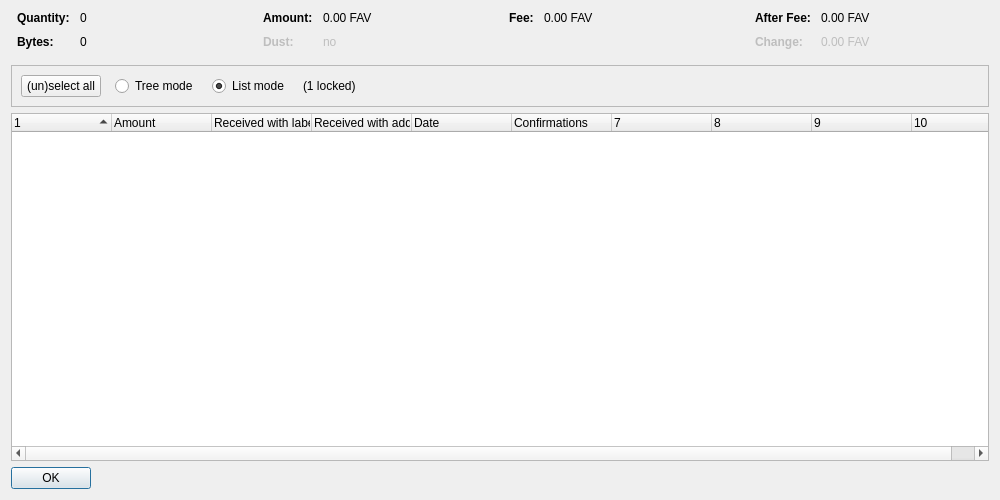
<?xml version="1.0" encoding="UTF-8"?>
<ui version="4.0">
 <class>CoinControlDialog</class>
 <widget class="QDialog" name="CoinControlDialog">
  <property name="geometry">
   <rect>
    <x>0</x>
    <y>0</y>
    <width>1000</width>
    <height>500</height>
   </rect>
  </property>
  <property name="windowTitle">
   <string>Coin Selection</string>
  </property>
  <layout class="QVBoxLayout" name="verticalLayout">
   <item>
    <layout class="QHBoxLayout" name="horizontalLayoutTop" stretch="0,0,0,0">
     <property name="topMargin">
      <number>0</number>
     </property>
     <property name="bottomMargin">
      <number>10</number>
     </property>
     <item>
      <layout class="QFormLayout" name="formLayoutCoinControl1">
       <property name="horizontalSpacing">
        <number>10</number>
       </property>
       <property name="verticalSpacing">
        <number>10</number>
       </property>
       <property name="leftMargin">
        <number>6</number>
       </property>
       <property name="rightMargin">
        <number>6</number>
       </property>
       <item row="0" column="0">
        <widget class="QLabel" name="labelCoinControlQuantityText">
         <property name="font">
          <font>
           <weight>75</weight>
           <bold>true</bold>
          </font>
         </property>
         <property name="text">
          <string>Quantity:</string>
         </property>
        </widget>
       </item>
       <item row="0" column="1">
        <widget class="QLabel" name="labelCoinControlQuantity">
         <property name="cursor">
          <cursorShape>IBeamCursor</cursorShape>
         </property>
         <property name="contextMenuPolicy">
          <enum>Qt::ActionsContextMenu</enum>
         </property>
         <property name="text">
          <string notr="true">0</string>
         </property>
         <property name="textInteractionFlags">
          <set>Qt::LinksAccessibleByMouse|Qt::TextSelectableByKeyboard|Qt::TextSelectableByMouse</set>
         </property>
        </widget>
       </item>
       <item row="1" column="0">
        <widget class="QLabel" name="labelCoinControlBytesText">
         <property name="font">
          <font>
           <weight>75</weight>
           <bold>true</bold>
          </font>
         </property>
         <property name="text">
          <string>Bytes:</string>
         </property>
        </widget>
       </item>
       <item row="1" column="1">
        <widget class="QLabel" name="labelCoinControlBytes">
         <property name="cursor">
          <cursorShape>IBeamCursor</cursorShape>
         </property>
         <property name="contextMenuPolicy">
          <enum>Qt::ActionsContextMenu</enum>
         </property>
         <property name="text">
          <string notr="true">0</string>
         </property>
         <property name="textInteractionFlags">
          <set>Qt::LinksAccessibleByMouse|Qt::TextSelectableByKeyboard|Qt::TextSelectableByMouse</set>
         </property>
        </widget>
       </item>
      </layout>
     </item>
     <item>
      <layout class="QFormLayout" name="formLayoutCoinControl2">
       <property name="horizontalSpacing">
        <number>10</number>
       </property>
       <property name="verticalSpacing">
        <number>10</number>
       </property>
       <property name="leftMargin">
        <number>6</number>
       </property>
       <property name="rightMargin">
        <number>6</number>
       </property>
       <item row="0" column="0">
        <widget class="QLabel" name="labelCoinControlAmountText">
         <property name="font">
          <font>
           <weight>75</weight>
           <bold>true</bold>
          </font>
         </property>
         <property name="text">
          <string>Amount:</string>
         </property>
        </widget>
       </item>
       <item row="0" column="1">
        <widget class="QLabel" name="labelCoinControlAmount">
         <property name="cursor">
          <cursorShape>IBeamCursor</cursorShape>
         </property>
         <property name="contextMenuPolicy">
          <enum>Qt::ActionsContextMenu</enum>
         </property>
         <property name="text">
          <string notr="true">0.00 FAV</string>
         </property>
         <property name="textInteractionFlags">
          <set>Qt::LinksAccessibleByMouse|Qt::TextSelectableByKeyboard|Qt::TextSelectableByMouse</set>
         </property>
        </widget>
       </item>
       <item row="1" column="0">
        <widget class="QLabel" name="labelCoinControlLowOutputText">
         <property name="enabled">
          <bool>false</bool>
         </property>
         <property name="font">
          <font>
           <weight>75</weight>
           <bold>true</bold>
          </font>
         </property>
         <property name="text">
          <string>Dust:</string>
         </property>
        </widget>
       </item>
       <item row="1" column="1">
        <widget class="QLabel" name="labelCoinControlLowOutput">
         <property name="enabled">
          <bool>false</bool>
         </property>
         <property name="cursor">
          <cursorShape>IBeamCursor</cursorShape>
         </property>
         <property name="contextMenuPolicy">
          <enum>Qt::ActionsContextMenu</enum>
         </property>
         <property name="text">
          <string notr="true">no</string>
         </property>
         <property name="textInteractionFlags">
          <set>Qt::LinksAccessibleByMouse|Qt::TextSelectableByKeyboard|Qt::TextSelectableByMouse</set>
         </property>
        </widget>
       </item>
      </layout>
     </item>
     <item>
      <layout class="QFormLayout" name="formLayoutCoinControl3">
       <property name="horizontalSpacing">
        <number>10</number>
       </property>
       <property name="verticalSpacing">
        <number>10</number>
       </property>
       <property name="leftMargin">
        <number>6</number>
       </property>
       <property name="rightMargin">
        <number>6</number>
       </property>
       <item row="0" column="0">
        <widget class="QLabel" name="labelCoinControlFeeText">
         <property name="font">
          <font>
           <weight>75</weight>
           <bold>true</bold>
          </font>
         </property>
         <property name="text">
          <string>Fee:</string>
         </property>
        </widget>
       </item>
       <item row="0" column="1">
        <widget class="QLabel" name="labelCoinControlFee">
         <property name="cursor">
          <cursorShape>IBeamCursor</cursorShape>
         </property>
         <property name="contextMenuPolicy">
          <enum>Qt::ActionsContextMenu</enum>
         </property>
         <property name="text">
          <string notr="true">0.00 FAV</string>
         </property>
         <property name="textInteractionFlags">
          <set>Qt::LinksAccessibleByMouse|Qt::TextSelectableByKeyboard|Qt::TextSelectableByMouse</set>
         </property>
        </widget>
       </item>
      </layout>
     </item>
     <item>
      <layout class="QFormLayout" name="formLayoutCoinControl4">
       <property name="horizontalSpacing">
        <number>10</number>
       </property>
       <property name="verticalSpacing">
        <number>10</number>
       </property>
       <property name="leftMargin">
        <number>6</number>
       </property>
       <property name="rightMargin">
        <number>6</number>
       </property>
       <item row="0" column="0">
        <widget class="QLabel" name="labelCoinControlAfterFeeText">
         <property name="font">
          <font>
           <weight>75</weight>
           <bold>true</bold>
          </font>
         </property>
         <property name="text">
          <string>After Fee:</string>
         </property>
        </widget>
       </item>
       <item row="0" column="1">
        <widget class="QLabel" name="labelCoinControlAfterFee">
         <property name="cursor">
          <cursorShape>IBeamCursor</cursorShape>
         </property>
         <property name="contextMenuPolicy">
          <enum>Qt::ActionsContextMenu</enum>
         </property>
         <property name="text">
          <string notr="true">0.00 FAV</string>
         </property>
         <property name="textInteractionFlags">
          <set>Qt::LinksAccessibleByMouse|Qt::TextSelectableByKeyboard|Qt::TextSelectableByMouse</set>
         </property>
        </widget>
       </item>
       <item row="1" column="0">
        <widget class="QLabel" name="labelCoinControlChangeText">
         <property name="enabled">
          <bool>false</bool>
         </property>
         <property name="font">
          <font>
           <weight>75</weight>
           <bold>true</bold>
          </font>
         </property>
         <property name="text">
          <string>Change:</string>
         </property>
        </widget>
       </item>
       <item row="1" column="1">
        <widget class="QLabel" name="labelCoinControlChange">
         <property name="enabled">
          <bool>false</bool>
         </property>
         <property name="cursor">
          <cursorShape>IBeamCursor</cursorShape>
         </property>
         <property name="contextMenuPolicy">
          <enum>Qt::ActionsContextMenu</enum>
         </property>
         <property name="text">
          <string notr="true">0.00 FAV</string>
         </property>
         <property name="textInteractionFlags">
          <set>Qt::LinksAccessibleByMouse|Qt::TextSelectableByKeyboard|Qt::TextSelectableByMouse</set>
         </property>
        </widget>
       </item>
      </layout>
     </item>
    </layout>
   </item>
   <item>
    <widget class="QFrame" name="frame">
     <property name="minimumSize">
      <size>
       <width>0</width>
       <height>40</height>
      </size>
     </property>
     <property name="frameShape">
      <enum>QFrame::StyledPanel</enum>
     </property>
     <property name="frameShadow">
      <enum>QFrame::Sunken</enum>
     </property>
     <layout class="QHBoxLayout" name="horizontalLayout">
      <item>
       <layout class="QHBoxLayout" name="horizontalLayoutPanel" stretch="0,0,0,0,0">
        <property name="spacing">
         <number>14</number>
        </property>
        <item>
         <widget class="QPushButton" name="pushButtonSelectAll">
          <property name="sizePolicy">
           <sizepolicy hsizetype="Maximum" vsizetype="Fixed">
            <horstretch>0</horstretch>
            <verstretch>0</verstretch>
           </sizepolicy>
          </property>
          <property name="text">
           <string>(un)select all</string>
          </property>
          <property name="autoDefault">
           <bool>false</bool>
          </property>
         </widget>
        </item>
        <item>
         <widget class="QRadioButton" name="radioTreeMode">
          <property name="sizePolicy">
           <sizepolicy hsizetype="Maximum" vsizetype="Fixed">
            <horstretch>0</horstretch>
            <verstretch>0</verstretch>
           </sizepolicy>
          </property>
          <property name="text">
           <string>Tree mode</string>
          </property>
         </widget>
        </item>
        <item>
         <widget class="QRadioButton" name="radioListMode">
          <property name="sizePolicy">
           <sizepolicy hsizetype="Maximum" vsizetype="Fixed">
            <horstretch>0</horstretch>
            <verstretch>0</verstretch>
           </sizepolicy>
          </property>
          <property name="text">
           <string>List mode</string>
          </property>
          <property name="checked">
           <bool>true</bool>
          </property>
         </widget>
        </item>
        <item>
         <widget class="QLabel" name="labelLocked">
          <property name="text">
           <string notr="true">(1 locked)</string>
          </property>
         </widget>
        </item>
        <item>
         <spacer name="horizontalSpacer">
          <property name="orientation">
           <enum>Qt::Horizontal</enum>
          </property>
          <property name="sizeHint" stdset="0">
           <size>
            <width>40</width>
            <height>20</height>
           </size>
          </property>
         </spacer>
        </item>
       </layout>
      </item>
     </layout>
    </widget>
   </item>
   <item>
    <widget class="CoinControlTreeWidget" name="treeWidget">
     <property name="contextMenuPolicy">
      <enum>Qt::CustomContextMenu</enum>
     </property>
     <property name="sortingEnabled">
      <bool>false</bool>
     </property>
     <property name="columnCount">
      <number>10</number>
     </property>
     <attribute name="headerShowSortIndicator" stdset="0">
      <bool>true</bool>
     </attribute>
     <attribute name="headerStretchLastSection">
      <bool>false</bool>
     </attribute>
     <column>
      <property name="text">
       <string/>
      </property>
     </column>
     <column>
      <property name="text">
       <string>Amount</string>
      </property>
     </column>
     <column>
      <property name="text">
       <string>Received with label</string>
      </property>
     </column>
     <column>
      <property name="text">
       <string>Received with address</string>
      </property>
     </column>
     <column>
      <property name="text">
       <string>Date</string>
      </property>
     </column>
     <column>
      <property name="text">
       <string>Confirmations</string>
      </property>
      <property name="toolTip">
       <string>Confirmed</string>
      </property>
     </column>
     <column>
      <property name="text">
       <string/>
      </property>
     </column>
     <column>
      <property name="text">
       <string/>
      </property>
     </column>
     <column>
      <property name="text">
       <string/>
      </property>
     </column>
     <column>
      <property name="text">
       <string/>
      </property>
     </column>
    </widget>
   </item>
   <item>
    <widget class="QDialogButtonBox" name="buttonBox">
     <property name="sizePolicy">
      <sizepolicy hsizetype="Maximum" vsizetype="Fixed">
       <horstretch>0</horstretch>
       <verstretch>0</verstretch>
      </sizepolicy>
     </property>
     <property name="orientation">
      <enum>Qt::Horizontal</enum>
     </property>
     <property name="standardButtons">
      <set>QDialogButtonBox::Ok</set>
     </property>
    </widget>
   </item>
  </layout>
 </widget>
 <customwidgets>
  <customwidget>
   <class>CoinControlTreeWidget</class>
   <extends>QTreeWidget</extends>
   <header>coincontroltreewidget.h</header>
  </customwidget>
 </customwidgets>
 <resources/>
 <connections/>
</ui>
